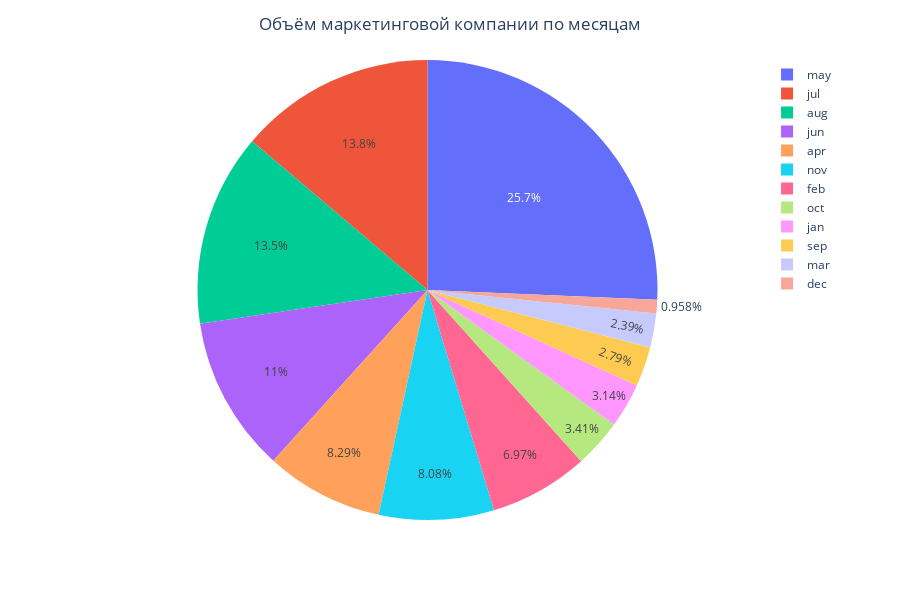
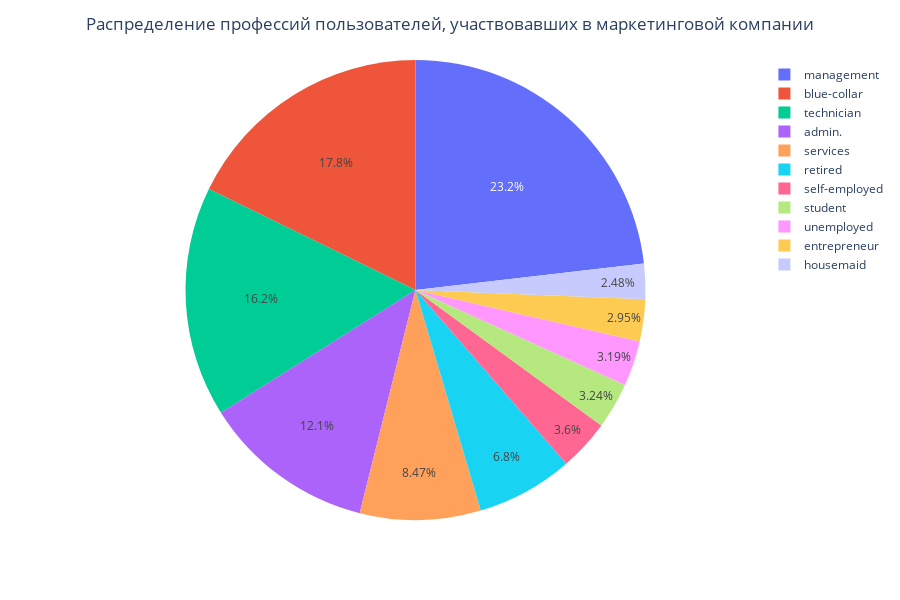

The cell these charts' notebook holds for them, in order:
### Markdown cell above
##### Распеределения категориальных признаков

### Code cell
# Распределение звонков по месяцам
fig4 = px.pie(
    data_frame=df, 
    names='month'
)
fig4.update_layout(title={'text': "Объём маркетинговой компании по месяцам", 'x': 0.5})
fig4.update_layout(height=600)
fig4.show()

print('Месяцев, в которых проводилась маркетинговая компания:', df['month'].value_counts().count())


# Распределение профессий участвующих
fig5 = px.pie(
    data_frame=df, 
    names='job'
)
fig5.update_layout(title={'text': "Распределение профессий пользователей, участвовавших в маркетинговой компании", 'x': 0.5})
fig5.update_layout(height=600)
fig5.show()

print('Сфер представлено среди клиентов банка:', df['job'].value_counts().count())

### Figure 1 — Plotly figure (JSON) as saved in the notebook; plotly's stock layout.template omitted (floating-point values rounded to 4 significant figures; data arrays with more than 128 entries replaced by an {"elided": "..."} marker saying what was removed)
{"data": [{"domain": {"x": [0, 1], "y": [0, 1]}, "hovertemplate": "month=%{label}<extra></extra>", "labels": {"elided": "10644 str values"}, "legendgroup": "", "name": "", "showlegend": true, "type": "pie"}], "layout": {"height": 600, "legend": {"tracegroupgap": 0}, "margin": {"t": 60}, "title": {"text": "Объём маркетинговой компании по месяцам", "x": 0.5}}}

### Figure 2 — Plotly figure (JSON) as saved in the notebook; plotly's stock layout.template omitted (floating-point values rounded to 4 significant figures; data arrays with more than 128 entries replaced by an {"elided": "..."} marker saying what was removed)
{"data": [{"domain": {"x": [0, 1], "y": [0, 1]}, "hovertemplate": "job=%{label}<extra></extra>", "labels": {"elided": "10644 str values"}, "legendgroup": "", "name": "", "showlegend": true, "type": "pie"}], "layout": {"height": 600, "legend": {"tracegroupgap": 0}, "margin": {"t": 60}, "title": {"text": "Распределение профессий пользователей, участвовавших в маркетинговой компании", "x": 0.5}}}
